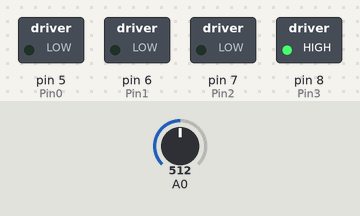
Bench run of a sketch on a simulated Arduino Uno, built with avr-gcc and run on an emulated ATmega328P. On the bench: switched loads named in the sketch (green lamp = pin HIGH). Inputs (shaded band) come from the test bench; at power-on: A0 = 512.

Above: at 1.2 s.
1.3 s: A0 set to 537
2.8 s: A0 set to 562
At 2.98 s:
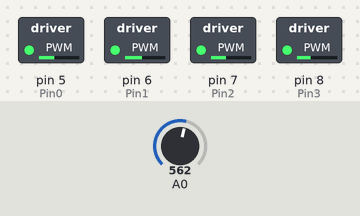
5.8 s: A0 set to 540
7.3 s: A0 set to 560
At 7.49 s:
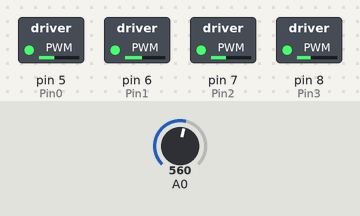
10.3 s: A0 set to 511
Timing chart, 0 to 12.8 s (numbered marks = the images above; inputs shaded):
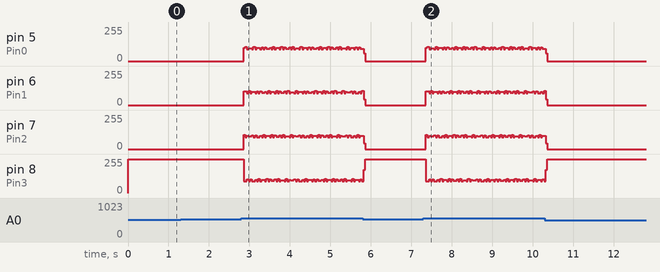

The sketch:

joy_step.ino
```cpp
static const int Pin0 = 5; // motor un pinlerini tanimladim
static const int Pin1 = 6;
static const int Pin2 = 7;
static const int Pin3 = 8;


int step = 0; // donusu kontrol etmek icin deger tanimladim
const int x = A0; //joystick den gelen degerlerin kontrolu icin tanimldaim


int x_eksen;  // donus yonunu belirlemek icin kullandim


void setup() {
  pinMode(Pin0, OUTPUT); // motor pinlerine cikis verdim
  pinMode(Pin1, OUTPUT);
  pinMode(Pin2, OUTPUT);
  pinMode(Pin3, OUTPUT);
  Serial.begin(9600);
}


void loop() {

   x_eksen = analogRead(A0); // joystick den gelen verileri x_eksen e atadim


  switch(step) { // step kontronu switch ile yaptım
    case 0:
      digitalWrite(Pin0, LOW); // motor hareketlerini tanimladim
      digitalWrite(Pin1, LOW);
      digitalWrite(Pin2, LOW);
      digitalWrite(Pin3, HIGH);
      break;
    case 1:
      digitalWrite(Pin0, LOW);
      digitalWrite(Pin1, LOW);
      digitalWrite(Pin2, HIGH);
      digitalWrite(Pin3, HIGH);
      break;
    case 2:
      digitalWrite(Pin0, LOW);
      digitalWrite(Pin1, LOW);
      digitalWrite(Pin2, HIGH);
      digitalWrite(Pin3, LOW);
      break;
    case 3:
      digitalWrite(Pin0, LOW);
      digitalWrite(Pin1, HIGH);
      digitalWrite(Pin2, HIGH);
      digitalWrite(Pin3, LOW);
      break;
    case 4:
      digitalWrite(Pin0, LOW);
      digitalWrite(Pin1, HIGH);
      digitalWrite(Pin2, LOW);
      digitalWrite(Pin3, LOW);
      break;
    case 5:
      digitalWrite(Pin0, HIGH);
      digitalWrite(Pin1, HIGH);
      digitalWrite(Pin2, LOW);
      digitalWrite(Pin3, LOW);
      break;
    case 6:
      digitalWrite(Pin0, HIGH);
      digitalWrite(Pin1, LOW);
      digitalWrite(Pin2, LOW);
      digitalWrite(Pin3, LOW);
      break;
    case 7:
      digitalWrite(Pin0, HIGH);
      digitalWrite(Pin1, LOW);
      digitalWrite(Pin2, LOW);
      digitalWrite(Pin3, HIGH);
      break;
  }

  if(x_eksen>550) step++; // saga dondurdukce step 1 artti
  if(x_eksen<50)  step--; // sola dondurdukce step 1 azaldi

  if(step>7) step=0; // 8 durum oldugu icin step 7 yi gecmemesi icin  step i 0 ladim

  if(step<0) step=7; // step 1 er azaldiginda  - ye dusmeyip harekete devam etmesi icin 7 ye esitldim
  delay(1);

}
```

Measured:
- the behaviour switches between 550 and 551 on A0 (found by bisection; images 0 and 1)
- after the input at 1.3 s, every drawn part: stays the same
- after the input at 2.8 s, pin 5 (Pin0): 0/255 → 98/255 after 0.06 s, then moves between 87/255 and 108/255, repeating every 1.2 s; pin 7 (Pin2): 0/255 → 108/255 after 0.06 s, then moves between 87/255 and 108/255, repeating every 1.2 s
- after the input at 7.3 s, pin 5 (Pin0): 0/255 → 98/255 after 0.06 s, then moves between 87/255 and 108/255, repeating every 1.2 s; pin 7 (Pin2): 0/255 → 108/255 after 0.06 s, then moves between 87/255 and 108/255, repeating every 1.2 s
